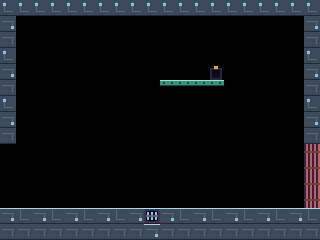

Tiled map render using the project's own tile images. Description and the whole map definition, tile-layer contents included, below:
An orthogonal 20x15 tile map with 16x16 px tiles, 1 tile layer (Tiles) and 8 objects (4x Door, Drone, Socket, Bit, FanOn).

<map version="1.10" tiledversion="1.11.2" orientation="orthogonal" renderorder="right-down" width="20" height="15" tilewidth="16" tileheight="16" infinite="0" nextlayerid="4" nextobjectid="9">
  <properties>
    <property name="index" value="10" type="int" />
    <property name="name" value="Room 10" />
    <property name="left" value="9" type="int" />
    <property name="right" value="11" type="int" />
    <property name="up" value="255" type="int" />
    <property name="down" value="255" type="int" />
    <property name="zone" value="2" type="int" />
  </properties>
  <tileset firstgid="1" source="../tileset.tsx" />
  <layer id="1" name="Tiles" width="20" height="15">
    <data encoding="csv">
131,131,131,131,131,131,131,131,131,131,131,131,131,131,131,131,131,131,131,131,
133,1,1,1,1,1,1,1,1,1,1,1,1,1,1,1,1,1,1,133,
132,1,1,1,1,1,1,1,1,1,1,1,1,1,1,1,1,1,1,132,
131,1,1,1,1,1,1,1,1,1,1,1,1,1,1,1,1,1,1,131,
133,1,1,1,1,1,1,1,1,1,1,1,1,26,1,1,1,1,1,133,
132,1,1,1,1,1,1,1,1,1,22,22,22,22,1,1,1,1,1,132,
131,1,1,1,1,1,1,1,1,1,1,1,1,1,1,1,1,1,1,131,
133,1,1,1,1,1,1,1,1,1,1,1,1,1,1,1,1,1,1,133,
132,1,1,1,1,1,1,1,1,1,1,1,1,1,1,1,1,1,1,132,
1,1,1,1,1,1,1,1,1,1,1,1,1,1,1,1,1,1,1,25,
1,1,1,1,1,1,1,1,1,1,1,1,1,1,1,1,1,1,1,25,
1,1,1,1,1,1,1,1,1,1,1,1,1,1,1,1,1,1,1,25,
1,1,1,1,1,1,1,1,1,1,1,1,1,1,1,1,1,1,1,25,
130,129,130,129,130,129,130,129,130,53,130,129,130,129,130,129,130,129,130,129,
132,132,132,132,132,132,132,132,132,130,132,132,132,132,132,132,132,132,132,132
</data>
  </layer>
  <objectgroup id="2" name="Spawns">
    <object id="1" name="Drone" class="Drone" x="80" y="48">
      <point />
    </object>
    <object id="2" name="Socket" class="Socket" x="208" y="64">
      <point />
    </object>
    <object id="3" name="Door" class="Door" x="304" y="144">
      <point />
    </object>
    <object id="4" name="Door" class="Door" x="304" y="160">
      <point />
    </object>
    <object id="5" name="Door" class="Door" x="304" y="176">
      <point />
    </object>
    <object id="6" name="Bit" class="Bit" x="48" y="192">
      <point />
    </object>
    <object id="7" name="Door" class="Door" x="304" y="192">
      <point />
    </object>
    <object id="8" name="FanOn" class="FanOn" x="144" y="208">
      <point />
    </object>
  </objectgroup>
</map>
